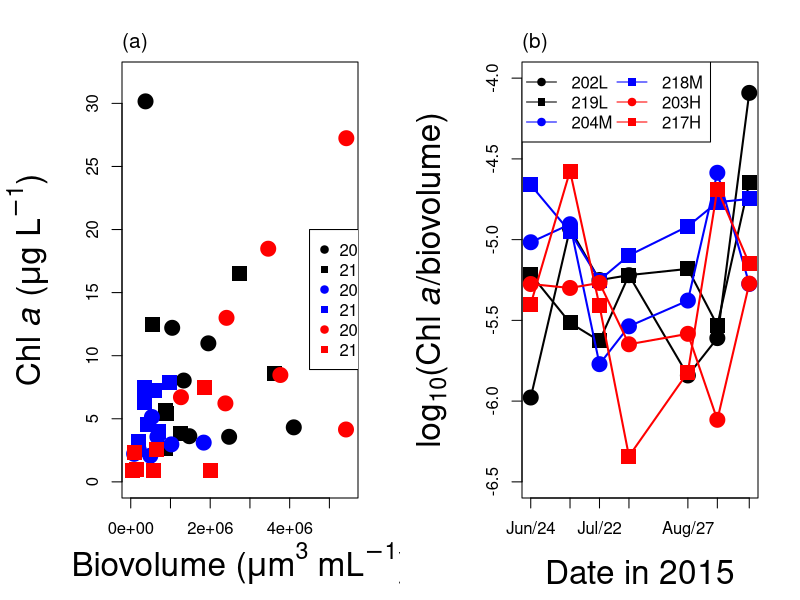

Source code (R):
### Figure S5 in Yamamichi et al. 
### A shady phytoplankton paradox: When phytoplankton increases under low light

panelLabel=function(text) mtext(text,side=3,adj=0,cex=1.25,line=0.5); 
z<-c(1,2,3,4,6,7,8)
read.csv("chla.csv",header=TRUE)->x
x1<-t(x[,-1])
x2<-c(mean(x1[,1][z]),mean(x1[,2][z]),mean(x1[,3][z]),mean(x1[,4][z]),mean(x1[,5][z]),mean(x1[,6][z]))
x3<-c(x1[,1][z],x1[,2][z],x1[,3][z],x1[,4][z],x1[,5][z],x1[,6][z])
read.csv("biomass.csv",header=TRUE)->y
y1<-t(y[,-1])
y2<-c(mean(y1[,1]),mean(y1[,2]),mean(y1[,3]),mean(y1[,4]),mean(y1[,5]),mean(y1[,6]))
y3<-c(y1[,1],y1[,2],y1[,3],y1[,4],y1[,5],y1[,6])

dev.new(width=16,height=6); 
par(mfrow = c(1,2), mar=c(5, 6, 3, 2) + 0.1, mgp=c(3.5,1,0))
cols <- c("black", "black", "blue", "blue", "red", "red")
pchs <- c(19, 15, 19, 15, 19, 15)
type <- unique(x[, 1])


## Fig. S5a
# Chlorophyll a vs. biovolume
plot(x1[,1][z]~y1[,1],xlim=c(0,5.5*10^6),ylim=c(0,32),xlab=expression(paste("Biovolume (", mu, m^{3}, " ", mL^{-1}, ")")),ylab=expression(paste("Chl ", italic(a), " (", mu, "g ", L^{-1}, ")")),pch=19,col="black",cex=2,cex.lab=2)
for(i in 2:6){
	lines(x1[,i][z]~y1[,i],pch=pchs[i],col=cols[i],cex=2,type="p")
}
legend(45*10^5, 20, legend = type, pch = pchs, col = cols)
panelLabel("(a)");
cor.test(x2,y2,method="spearman")
cor.test(x3,y3,method="spearman")


## Fig. S5b
# Time-series of chlorophyll a/biovolume
date<-c("2015/6/24","2015/7/10","2015/7/22","2015/8/3","2015/8/27","2015/9/8","2015/9/21")
xaxis <- 1:(ncol(x[, -1])-1)

plot(as.POSIXct(date), log10(y[1,-1]), type = "n", ylim = c(-6.5, -4), xlab = "Date in 2015", ylab = expression(paste("log"[10], "(Chl ", italic(a), "/biovolume)")),cex.lab=2,xaxt="n")
axis.POSIXct(1, at=date, format="%b/%d")
for (i in 1:length(type)) {
  points(as.POSIXct(date), log10(x1[,i][z]/y1[,i]), col = cols[i], pch = pchs[i], cex=2)
  lines(as.POSIXct(date), log10(x1[,i][z]/y1[,i]), col = cols[i], lwd=2)
}
legend("topleft", legend = type, pch = pchs, lty = 1, col = cols, ncol=2)
panelLabel("(b)");